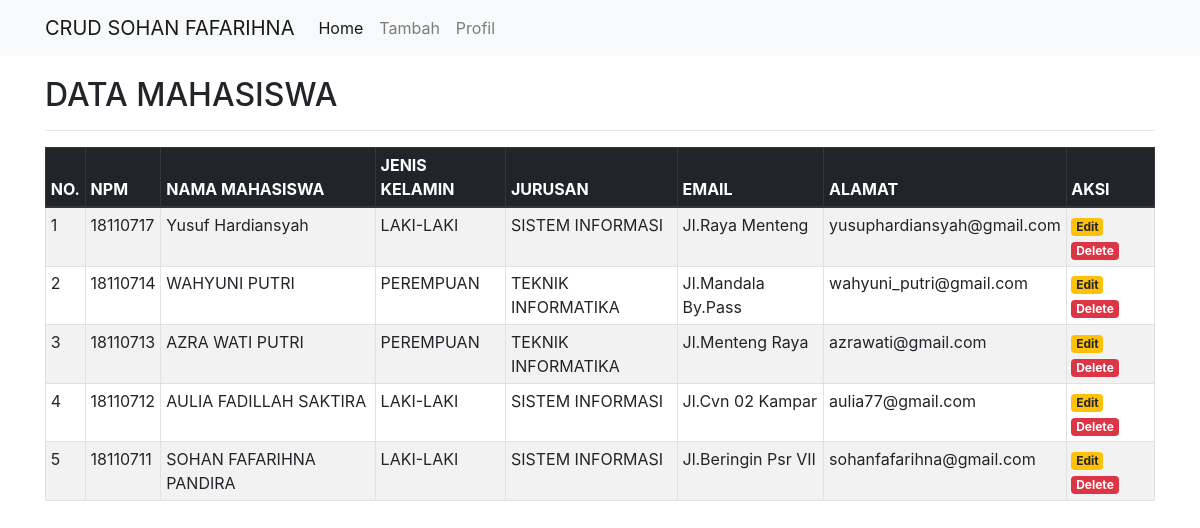
The page / on the database its author committed.
### tables this page shows
CREATE TABLE `mahasiswa` (
  `email` varchar(30) NOT NULL,
  `alamat` varchar(20) NOT NULL,
  `id` int(11) NOT NULL,
  `nim` int(11) NOT NULL,
  `nama` varchar(50) NOT NULL,
  `jenis_kelamin` varchar(20) NOT NULL,
  `jurusan` varchar(30) NOT NULL
);

### index.php (the view, shortened to what this page needs)
<?php
include('conn.php');
?>
<!DOCTYPE html>
<html>
<head>
	<link rel="stylesheet" href="https://stackpath.bootstrapcdn.com/bootstrap/4.1.3/css/bootstrap.min.css">
</head>
<body>
	<nav class="navbar navbar-expand-lg navbar-light bg-light">
		<div class="container">
			<a class="navbar-brand" href="#">CRUD SOHAN FAFARIHNA</a>
			<div class="collapse navbar-collapse" id="navbarSupportedContent">
				<ul class="navbar-nav mr-auto">
					<li class="nav-item active">
						<a class="nav-link" href="index.php">Home</a>
					</li>
					<li class="nav-item">
						<a class="nav-link" href="tmbh.php">Tambah</a>
					</li>
					<li class="nav-item">
						<a class="nav-link" href="index.html">Profil</a>
					</li>
				</ul>
			</div>
		</div>
	</nav>
	<div class="container" style="margin-top:20px">
		<h2>DATA MAHASISWA</h2>
		<hr>
		<table class="table table-striped table-hover table-sm table-bordered">
			<thead class="thead-dark">
				<tr>
					<th>NO.</th>
					<th>NPM</th>
					<th>NAMA MAHASISWA</th>
					<th>JENIS KELAMIN</th>
					<th>JURUSAN</th>
					<th>EMAIL</th>
					<th>ALAMAT</th>
					<th>AKSI</th>
				</tr>
			</thead>
			<tbody>
				<?php
				$sql = mysqli_query($koneksi, "SELECT * FROM mahasiswa ORDER BY id DESC") or die(mysqli_error($koneksi));
				if(mysqli_num_rows($sql) > 0){
					$no = 1;
					while($data = mysqli_fetch_assoc($sql)){
						echo '
						<tr>
							<td>'.$no.'</td>
							<td>'.$data['nim'].'</td>
							<td>'.$data['nama'].'</td>
							<td>'.$data['jenis_kelamin'].'</td>
							<td>'.$data['jurusan'].'</td>
							<td>'.$data['alamat'].'</td>
							<td>'.$data['email'].'</td>
							<td>
								<a href="edit.php?id='.$data['id'].'" class="badge badge-warning">Edit</a>
								<a href="dlt.php?id='.$data['id'].'" class="badge badge-danger" onclick="return confirm(\'Yakin ingin menghapus data ini?\')">Delete</a>
							</td>
						</tr>
						';
						$no++;
					}
				}else{
					echo '
					<tr>
						<td colspan="6">Tidak ada data.</td>
					</tr>
					';
				}
				?>
		</table>
	</div>
</body>
</html>

### rows shown on the page
mahasiswa: nim "18110717", nama "Yusuf Hardiansyah", jenis_kelamin "LAKI-LAKI", jurusan "SISTEM INFORMASI", alamat "Jl.Raya Menteng", email "yusuphardiansyah@gmail.com"
mahasiswa: nim "18110714", nama "WAHYUNI PUTRI", jenis_kelamin "PEREMPUAN", jurusan "TEKNIK INFORMATIKA", alamat "Jl.Mandala By.Pass", email "wahyuni_putri@gmail.com"
mahasiswa: nim "18110713", nama "AZRA WATI PUTRI", jenis_kelamin "PEREMPUAN", jurusan "TEKNIK INFORMATIKA", alamat "Jl.Menteng Raya", email "azrawati@gmail.com"
mahasiswa: nim "18110712", nama "AULIA FADILLAH SAKTIRA", jenis_kelamin "LAKI-LAKI", jurusan "SISTEM INFORMASI", alamat "Jl.Cvn 02 Kampar", email "aulia77@gmail.com"
mahasiswa: nim "18110711", nama "SOHAN FAFARIHNA PANDIRA", jenis_kelamin "LAKI-LAKI", jurusan "SISTEM INFORMASI", alamat "Jl.Beringin Psr VII", email "sohanfafarihna@gmail.com"
